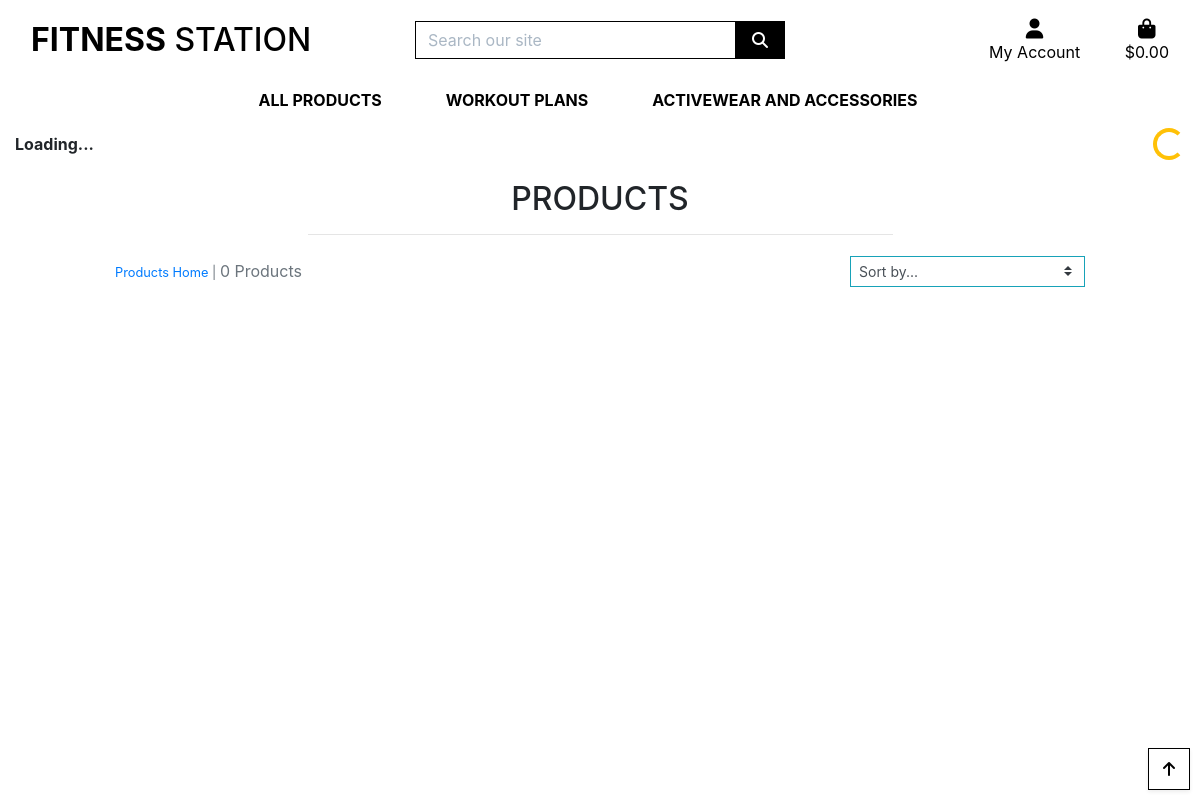
/products/?category=workout_plans, run on an earlier commit of the app's database.
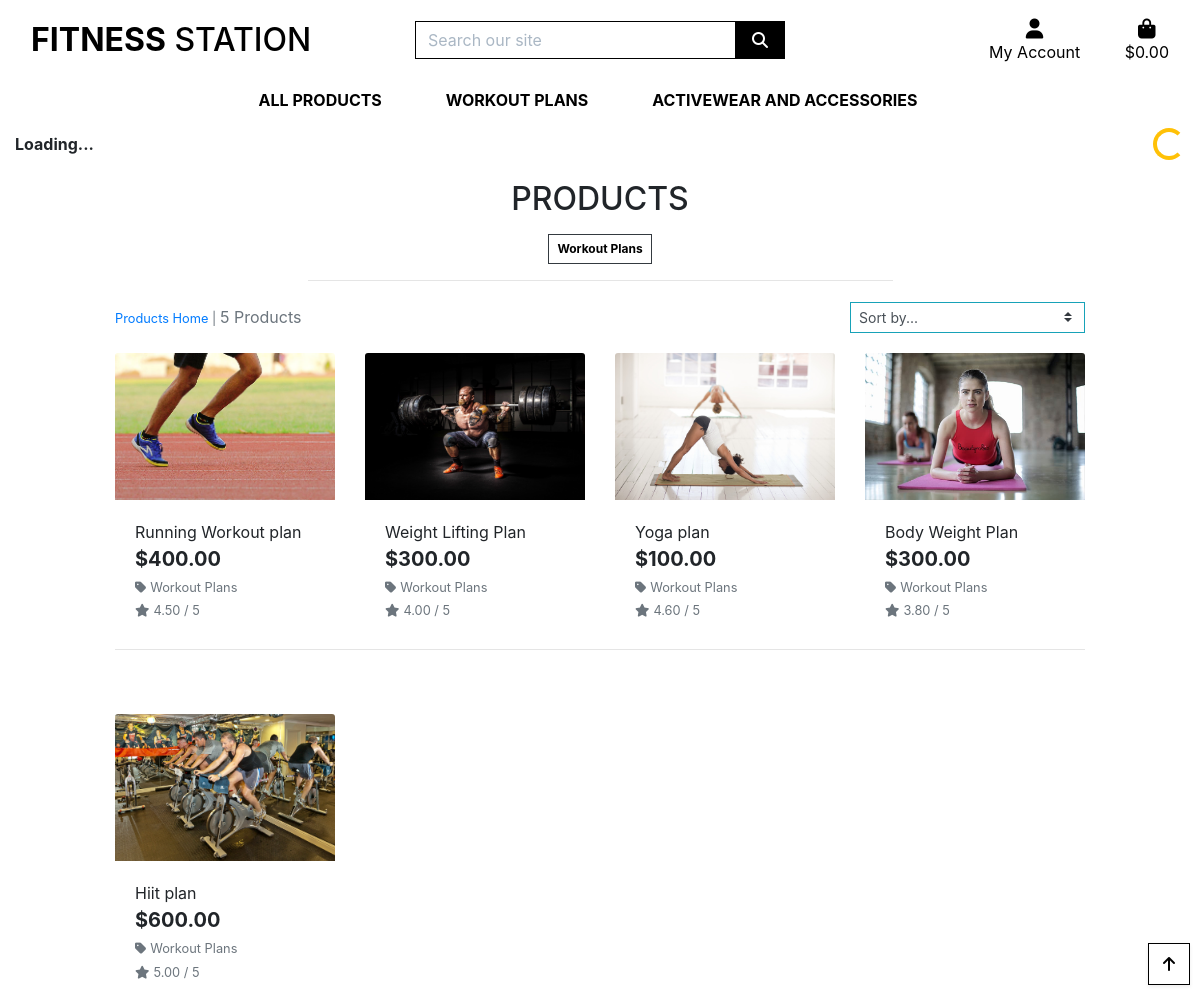
And on a later commit of the database.
### products/models.py (models this page shows, shortened)
class Category(models.Model):
    class Meta:
        verbose_name_plural = 'Categories'
    name = models.CharField(max_length=254)
    friendly_name = models.CharField(max_length=254, null=True, blank=True)

class Product(models.Model):
    category = models.ForeignKey('Category', null=True, blank=True,
                                 on_delete=models.SET_NULL)
    sku = models.CharField(max_length=254, null=True, blank=True)
    name = models.CharField(max_length=254)
    description = models.TextField()
    has_sizes = models.BooleanField(default=False, null=True, blank=True)
    price = models.DecimalField(max_digits=6, decimal_places=2)
    rating = models.DecimalField(max_digits=6, decimal_places=2, null=True,
                                 blank=True)
    image_url = models.URLField(max_length=1024, null=True, blank=True)
    image = models.ImageField(null=True, blank=True)

### products/views.py (the view, shortened to what this page needs)
# urls.py: path('', views.all_products, name='products'),
def all_products(request):
    products = Product.objects.all()
    query = None
    categories = None
    if request.GET:
        if 'category' in request.GET:
            categories = request.GET['category'].split(',')
            products = products.filter(category__name__in=categories)
            categories = Category.objects.filter(name__in=categories)
    context = {
        'products': products,
        'search_term': query,
        'current_categories': categories,
    }
    return render(request, 'products/products.html', context)

### products/templates/products/products.html (shortened to what this page needs)
{% extends "base.html" %}
{% load static %}
{% block page_header %}
    <div class="container header-container">
    </div>
{% endblock %}
{% block content %}
    <div class="overlay"></div>
    <div class="container-fluid">
        <div class="row">
            <div class="col text-center mt-3">
                <h2 class="logo-font">Products</h2>
                {% for c in current_categories %}
                    <a class="category-badge text-decoration-none" href="{% url 'products' %}?category={{ c.name }}">
                        <span class="p-2 mt-2 badge badge-white text-black rounded-0 border border-dark">{{ c.friendly_name }}</span>
                    </a>
                {% endfor %}
                <hr class="w-50 mb-1">
            </div>
        </div>
        <div class="row">
            <div class="product-container col-10 offset-1">
                <div class="row mt-1 mb-2">
                    <div class="col-12 col-md-6 my-auto order-md-last d-flex justify-content-center justify-content-md-end">
                        <div class="sort-select-wrapper w-50">
                            <select id="sort-selector" class="custom-select custom-select-sm rounded-0 border border-{% if current_sorting != 'None_None' %}info{% else %}black{% endif %}">
                                <option value="reset" {% if current_sorting == 'None_None' %}selected{% endif %}>Sort by...</option>
                            </select>
                        </div>
                    </div>
                    <div class="col-12 col-md-6 order-md-first">
                        <p class="text-muted mt-3 text-center text-md-left">
                            {% if search_term or current_categories or current_sorting != 'None_None' %}
                                <span class="small"><a href="{% url 'products' %}">Products Home</a> | </span>
                            {% endif %}
                            {{ products|length }} Products{% if search_term %} found for <strong>"{{ search_term }}"</strong>{% endif %}
                        </p>
                    </div>
                </div>
                <div class="row">
                    {% for product in products %}
                        <div class="col-sm-6 col-md-6 col-lg-4 col-xl-3">
                            <div class="card h-100 border-0">
                                {% if product.image %}
                                <a href="{% url 'product_detail' product.id %}">
                                    <img class="card-img-top img-fluid" src="{{ product.image.url }}" alt="{{ product.name }}">
                                </a>
                                {% else %}
                                <a href="{% url 'product_detail' product.id %}">
                                    <img class="card-img-top img-fluid" src="{{ MEDIA_URL }}noimage.png" alt="{{ product.name }}">
                                </a>
                                {% endif %}
                                <div class="card-body pb-0">
                                    <p class="mb-0">{{ product.name }}</p>
                                </div>
                                <div class="card-footer bg-white pt-0 border-0 text-left">
                                    <div class="row">
                                        <div class="col">
                                            <p class="lead mb-0 text-left font-weight-bold">${{ product.price }}</p>
                                            {% if product.category %}
                                            <p class="small mt-1 mb-0">
                                                <a class="text-muted" href="{% url 'products' %}?category={{ product.category.name }}">
                                                    <i class="fas fa-tag mr-1"></i>{{ product.category.friendly_name }}
                                                </a>
                                            </p>
                                            {% endif %}
                                            {% if product.rating %}
                                                <small class="text-muted"><i class="fas fa-star mr-1"></i>{{ product.rating }} / 5</small>
                                            {% else %}
                                                <small class="text-muted">No Rating</small>
                                            {% endif %}
                                        </div>
                                    </div>
                                </div>
                            </div>
                        </div>
                        {% if forloop.counter|divisibleby:4 %}
                            <div class="col-12 d-none d-xl-block mb-5">
                                <hr>
                            </div>
                        {% endif %}
                    {% endfor %}
                </div>
            </div>
        </div>
    </div>
    <div class="btt-button shadow-sm rounded-0 border border-black">
        <a class="btt-link d-flex h-100">
            <i class="fas fa-arrow-up text-black mx-auto my-auto"></i>
        </a>
    </div>
{% endblock %}

### templates/base.html (shortened to what this page needs)
{% load static %}
<!doctype html>
<html lang="en">
    <head>
        {% block corecss %}
        <link rel="stylesheet" href="https://stackpath.bootstrapcdn.com/bootstrap/4.4.1/css/bootstrap.min.css">
        <link rel="stylesheet" href="{% static 'css/base.css' %}">
        {% endblock %}
    </head>
    <body>
        <header class="container-fluid fixed-top">
            <div id="topnav" class="row bg-white pt-lg-2 d-none d-lg-flex">
                <div class="col-12 col-lg-4 my-auto py-1 py-lg-0 text-center text-lg-left">
                    <a href="{% url 'home' %}" class="nav-link main-logo-link">
                        <h2 class="logo-font text-black my-0"><strong>Fitness</strong> Station</h2>
                    </a>
                </div>
                <div class="col-12 col-lg-4 my-auto py-1 py-lg-0">
                    <form method="GET" action="{% url 'products' %}">
                        <div class="input-group w-100">
                            <input class="form-control border border-black rounded-0" type="text" name="q" placeholder="Search our site">
                            <div class="input-group-append">
                                <button class="form-control btn btn-black border border-black rounded-0" type="submit">
                                <span class="icon">
                                <i class="fas fa-search"></i>
                                </span>
                                </button>
                            </div>
                        </div>
                    </form>
                </div>
                <div class="col-12 col-lg-4 my-auto py-1 py-lg-0">
                    <ul class="list-inline list-unstyled text-center text-lg-right my-0">
                        <li class="list-inline-item dropdown">
                            <a class="text-black nav-link" href="#" id="user-options" data-toggle="dropdown" aria-haspopup="true" aria-expanded="false">
                                <div class="text-center">
                                    <div><i class="fas fa-user fa-lg"></i></div>
                                    <p class="my-0">My Account</p>
                                </div>
                            </a>
                        </li>
                        <li class="list-inline-item">
                            <a class="{% if grand_total %}text-info font-weight-bold{% else %}text-black{% endif %} nav-link" href="">
                                <div class="text-center">
                                    <div><i class="fas fa-shopping-bag fa-lg"></i></div>
                                    <p class="my-0">
                                        {% if grand_total %}
                                        ${{ grand_total|floatformat:2 }}
                                        {% else %}
                                        $0.00
                                        {% endif %}
                                    </p>
                                </div>
                            </a>
                        </li>
                    </ul>
                </div>
            </div>
            <div class="row bg-white">
                <nav class="navbar navbar-expand-lg navbar-light w-100">
                    {% include 'includes/main-nav.html' %}
                </nav>
            </div>
            <div class="d-flex align-items-center">
                <strong>Loading...</strong>
                <div class="spinner-border ml-auto text-warning" role="status" aria-hidden="true"></div>
            </div>
        </header>
        {% block page_header %}
        {% endblock %}
        {% block content %}
        {% endblock %}
    </body>
</html>

### templates/includes/main-nav.html (shortened to what this page needs)
<div class="collapse navbar-collapse" id="main-nav">
    <ul class="navbar-nav w-auto mx-auto">
        <li class="nav-item dropdown">
            <a class="logo-font font-weight-bold nav-link text-black mr-5" href="#" id="all-products-link" data-toggle="dropdown" aria-haspopup="true" aria-expanded="false">
                All Products
            </a>
        </li>
        <li class="nav-item dropdown">
            <a class="logo-font font-weight-bold nav-link text-black mr-5" href="#" id="plans-link" data-toggle="dropdown" aria-haspopup="true" aria-expanded="false">
                Workout Plans
            </a>
        </li>
        <li class="nav-item dropdown">
            <a class="logo-font font-weight-bold nav-link text-black mr-5" href="#" id="Merchandise-link" data-toggle="dropdown" aria-haspopup="true" aria-expanded="false">
                Activewear and Accessories
            </a>
        </li>
    </ul>
</div>

### static/css/base.css (style rules this page uses)
html { height: 100%; }
.icon { align-items: center; display: inline-flex; justify-content: center; height: 1.5rem; width: 1.5rem; }
.logo-font { text-transform: uppercase; }
.main-logo-link { width: fit-content; }
.btn-black { background: black; color: white; }
.text-black { color: #000 !important; }
.border-black { border: 1px solid black !important; }
.overlay { height: 100%; width: 100%; top: 0; left: 0; position: fixed; background: white; z-index: -1; }
.btt-button { height: 42px; width: 42px; position: fixed; bottom: 10px; right: 10px; }
.btt-link, .update-link, .remove-item { cursor: pointer; }
input[name='q']::placeholder { color: #aab7c4; }
@media (min-width: 1200px) { .container { max-width: 80%; } }
@media (min-width: 992px) { .header-container { padding-top: 164px; } }

What changed in the data, as far as the page shows it:
added Category: friendly_name "Workout Plans"
added Product: image (picture), name "Running Workout plan", price "400.00", category.friendly_name "Workout Plans", rating "4.50"
added Product: image (picture), name "Weight Lifting Plan", price "300.00", category.friendly_name "Workout Plans", rating "4.00"
added Product: image (picture), name "Yoga plan", price "100.00", category.friendly_name "Workout Plans", rating "4.60"
added Product: image (picture), name "Body Weight Plan", price "300.00", category.friendly_name "Workout Plans", rating "3.80"
added Product: image (picture), name "Hiit plan", price "600.00", category.friendly_name "Workout Plans", rating "5.00"
Also different on the page:
{{ products|length }}: "0" → "5"
